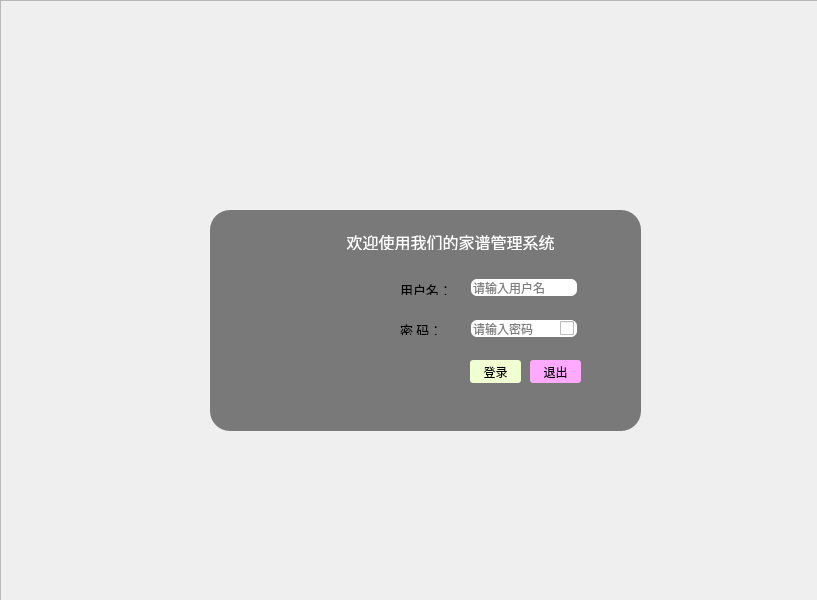
<?xml version="1.0" encoding="UTF-8"?>
<ui version="4.0">
 <class>Dialog</class>
 <widget class="QDialog" name="Dialog">
  <property name="geometry">
   <rect>
    <x>0</x>
    <y>0</y>
    <width>817</width>
    <height>600</height>
   </rect>
  </property>
  <property name="windowTitle">
   <string>Dialog</string>
  </property>
  <property name="styleSheet">
   <string notr="true">background url:{qrc:/Tencent_downloads/pictures/apex_eling.jpg}</string>
  </property>
  <widget class="QFrame" name="frame_2">
   <property name="geometry">
    <rect>
     <x>0</x>
     <y>0</y>
     <width>821</width>
     <height>611</height>
    </rect>
   </property>
   <property name="styleSheet">
    <string notr="true">#frame_2{
	background-image: url(:/new/prefix1/girl_right.png);

}</string>
   </property>
   <property name="frameShape">
    <enum>QFrame::StyledPanel</enum>
   </property>
   <property name="frameShadow">
    <enum>QFrame::Raised</enum>
   </property>
   <widget class="QFrame" name="frame">
    <property name="geometry">
     <rect>
      <x>210</x>
      <y>210</y>
      <width>431</width>
      <height>221</height>
     </rect>
    </property>
    <property name="styleSheet">
     <string notr="true">


QFrame{
background-color: rgb(121, 121, 121);
border-radius:20px  ;
}
QLineEdit{
border-radius:6px  ;
}
QPushButton{
background-color: rgb(242, 255, 210);
	
border-radius:3px  ;
}</string>
    </property>
    <property name="frameShape">
     <enum>QFrame::StyledPanel</enum>
    </property>
    <property name="frameShadow">
     <enum>QFrame::Raised</enum>
    </property>
    <widget class="QLineEdit" name="txtUserName">
     <property name="geometry">
      <rect>
       <x>261</x>
       <y>69</y>
       <width>106</width>
       <height>17</height>
      </rect>
     </property>
     <property name="styleSheet">
      <string notr="true">background-color: rgb(255, 255, 255);</string>
     </property>
     <property name="placeholderText">
      <string>请输入用户名</string>
     </property>
    </widget>
    <widget class="QLineEdit" name="txtPassword">
     <property name="geometry">
      <rect>
       <x>261</x>
       <y>110</y>
       <width>106</width>
       <height>17</height>
      </rect>
     </property>
     <property name="styleSheet">
      <string notr="true">background-color: rgb(255, 255, 255);</string>
     </property>
     <property name="echoMode">
      <enum>QLineEdit::Password</enum>
     </property>
     <property name="placeholderText">
      <string>请输入密码</string>
     </property>
    </widget>
    <widget class="QLabel" name="label">
     <property name="geometry">
      <rect>
       <x>190</x>
       <y>70</y>
       <width>53</width>
       <height>15</height>
      </rect>
     </property>
     <property name="font">
      <font>
       <family>幼圆</family>
       <pointsize>13</pointsize>
      </font>
     </property>
     <property name="text">
      <string>&lt;html&gt;&lt;head/&gt;&lt;body&gt;&lt;p&gt;&lt;span style=&quot; font-size:10pt;&quot;&gt;用户名：&lt;/span&gt;&lt;/p&gt;&lt;/body&gt;&lt;/html&gt;</string>
     </property>
    </widget>
    <widget class="QLabel" name="label_2">
     <property name="geometry">
      <rect>
       <x>190</x>
       <y>110</y>
       <width>53</width>
       <height>15</height>
      </rect>
     </property>
     <property name="font">
      <font>
       <family>幼圆</family>
       <pointsize>13</pointsize>
      </font>
     </property>
     <property name="text">
      <string>&lt;html&gt;&lt;head/&gt;&lt;body&gt;&lt;p&gt;&lt;span style=&quot; font-size:10pt;&quot;&gt;密  码：&lt;/span&gt;&lt;/p&gt;&lt;/body&gt;&lt;/html&gt;</string>
     </property>
    </widget>
    <widget class="QLabel" name="label_3">
     <property name="geometry">
      <rect>
       <x>40</x>
       <y>10</y>
       <width>121</width>
       <height>201</height>
      </rect>
     </property>
     <property name="styleSheet">
      <string notr="true">image: url(:/new/prefix1/boy);</string>
     </property>
     <property name="text">
      <string/>
     </property>
    </widget>
    <widget class="QPushButton" name="btnClose">
     <property name="geometry">
      <rect>
       <x>320</x>
       <y>150</y>
       <width>51</width>
       <height>23</height>
      </rect>
     </property>
     <property name="styleSheet">
      <string notr="true">background-color: rgb(255, 170, 255);
font: 290 9pt &quot;Microsoft YaHei UI&quot;;</string>
     </property>
     <property name="text">
      <string>退出</string>
     </property>
    </widget>
    <widget class="QPushButton" name="btnLogin">
     <property name="geometry">
      <rect>
       <x>260</x>
       <y>150</y>
       <width>51</width>
       <height>23</height>
      </rect>
     </property>
     <property name="styleSheet">
      <string notr="true">background-color: rgb(255, 170, 255);
background-color: rgb(255, 170, 255);
font: 290 9pt &quot;Microsoft YaHei UI&quot;;
QPushButton::hover{background-color: rgb(32,137,230);
font: 290 9pt &quot;Microsoft YaHei UI&quot;; }</string>
     </property>
     <property name="text">
      <string>登录</string>
     </property>
    </widget>
    <widget class="QLabel" name="label_4">
     <property name="geometry">
      <rect>
       <x>80</x>
       <y>20</y>
       <width>321</width>
       <height>20</height>
      </rect>
     </property>
     <property name="font">
      <font>
       <family>幼圆</family>
      </font>
     </property>
     <property name="text">
      <string>&lt;html&gt;&lt;head/&gt;&lt;body&gt;&lt;p align=&quot;center&quot;&gt;&lt;span style=&quot; font-size:12pt; color:#ffffff;&quot;&gt;欢迎使用我们的家谱管理系统&lt;/span&gt;&lt;/p&gt;&lt;/body&gt;&lt;/html&gt;</string>
     </property>
    </widget>
    <widget class="QCheckBox" name="checkBox">
     <property name="geometry">
      <rect>
       <x>350</x>
       <y>110</y>
       <width>16</width>
       <height>16</height>
      </rect>
     </property>
     <property name="text">
      <string/>
     </property>
    </widget>
   </widget>
  </widget>
 </widget>
 <tabstops>
  <tabstop>txtUserName</tabstop>
  <tabstop>txtPassword</tabstop>
  <tabstop>btnLogin</tabstop>
  <tabstop>btnClose</tabstop>
 </tabstops>
 <resources/>
 <connections/>
</ui>
